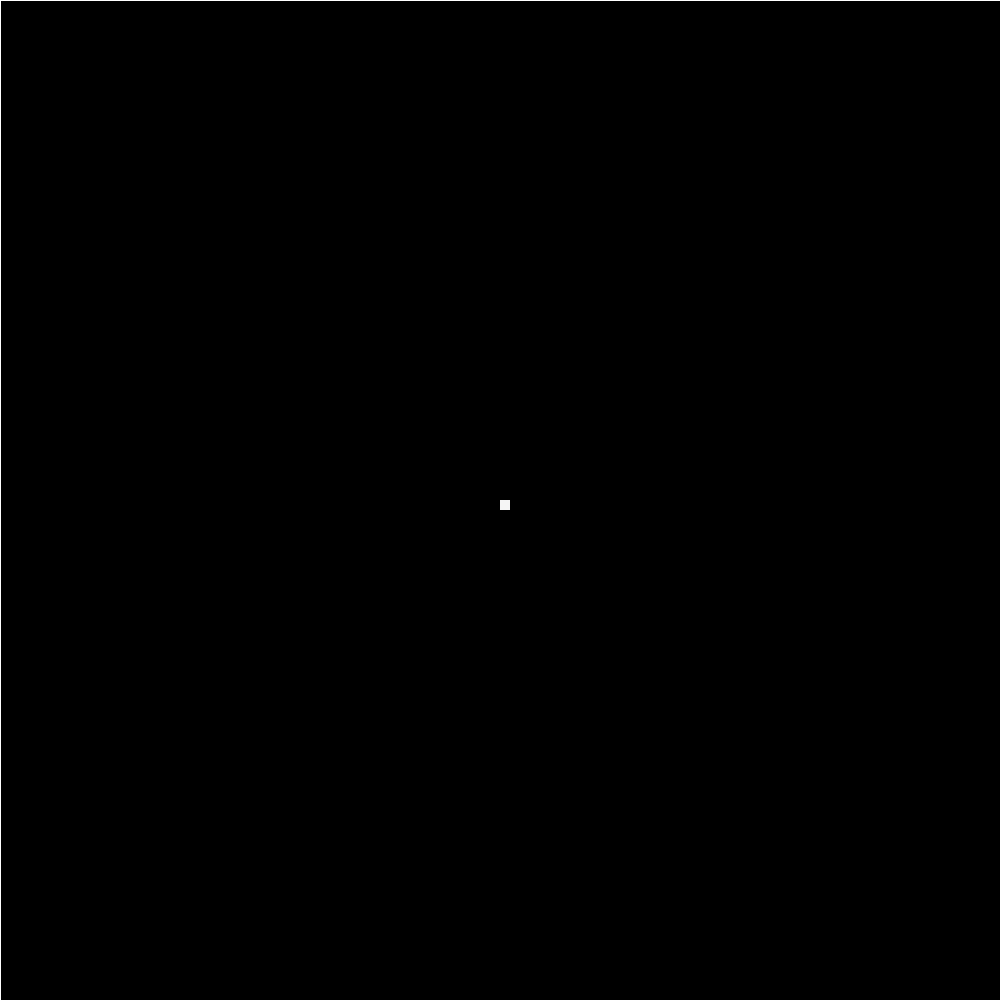
Frame 1 (no input)
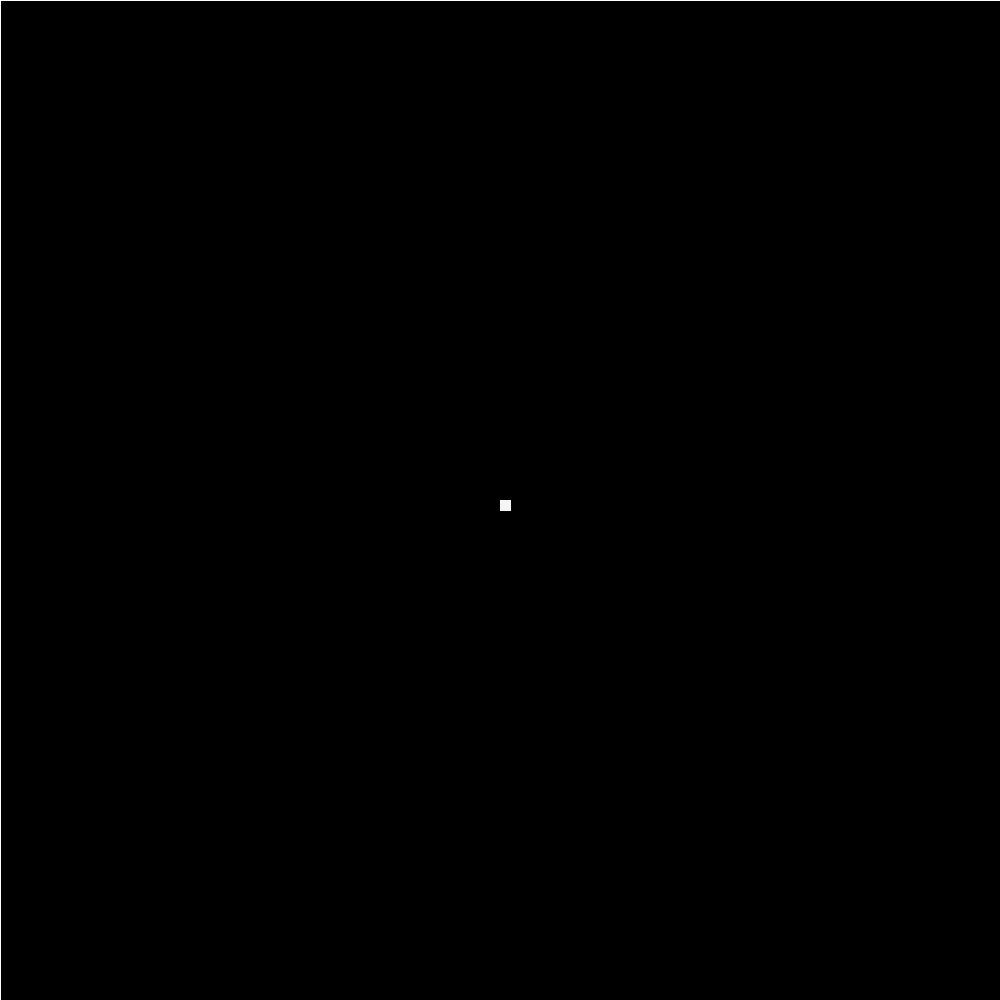
Frame 60 (the mouse pressed at the canvas centre just before this capture)
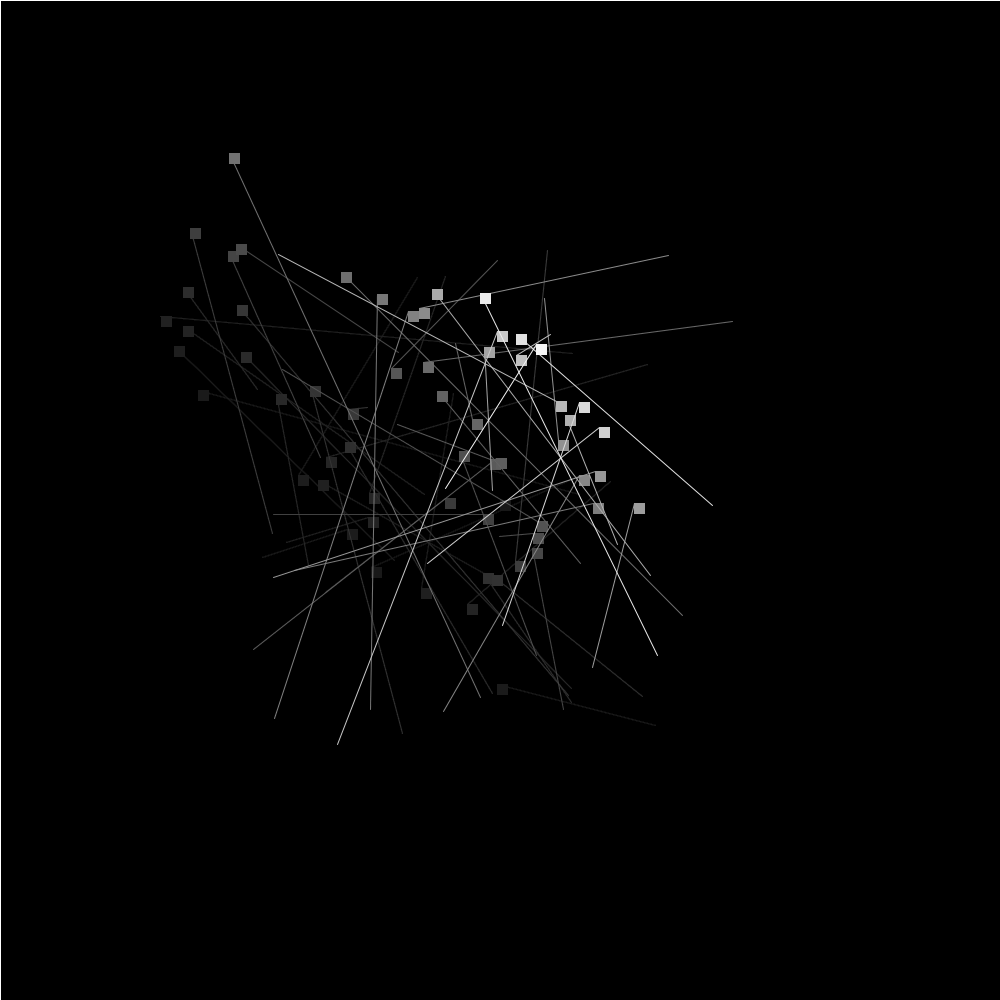
Frame 120 (the mouse held since frame 60 and released just before this capture)

The Processing sketch that drew these frames (run headless with seeded random() and noise(); from frame 60 on, the mouse is pressed at the canvas centre):

// Processing sketch: processing_37899
// ── processing_37899.pde

float headX;
float headY;
float rad;


void setup()
{
  size(1000, 1000);
  background(0, 0, 0);
  smooth();
  noStroke();
  headX = 500;
  headY = 500;
  rad = 0;
}

void draw()
{
  float modifier1 = map(mouseX, 0, width, 1, 2);
  float modifier2 = map(mouseX, 0, width, 0.5, 1.5);
  float lineMod = map(mouseX, 0, width, 0, 500);
  
  float entropy = (mouseX * modifier2) * (noise(random(1.0, 2.0)) - noise(random(1.0, 2.0)));

  fill(255, 255, 255);
    
  headX = 500 + cos(rad) * mouseX/3 + entropy;
  headY = 500 + sin(rad) * mouseX/3 + entropy;
  rad = rad + PI/(64*modifier1) % (2 * PI);
    
  rect(headX, headY, 10, 10);
  stroke(255, 255, 255);
  line(headX, headY, random(width/2 - lineMod, width/2 + lineMod), random(width/2 -lineMod, width/2 + lineMod));
  
  fill(0, 0, 0, 10);
  rect(0, 0, 1000, 1000);
}
  
                
                                
